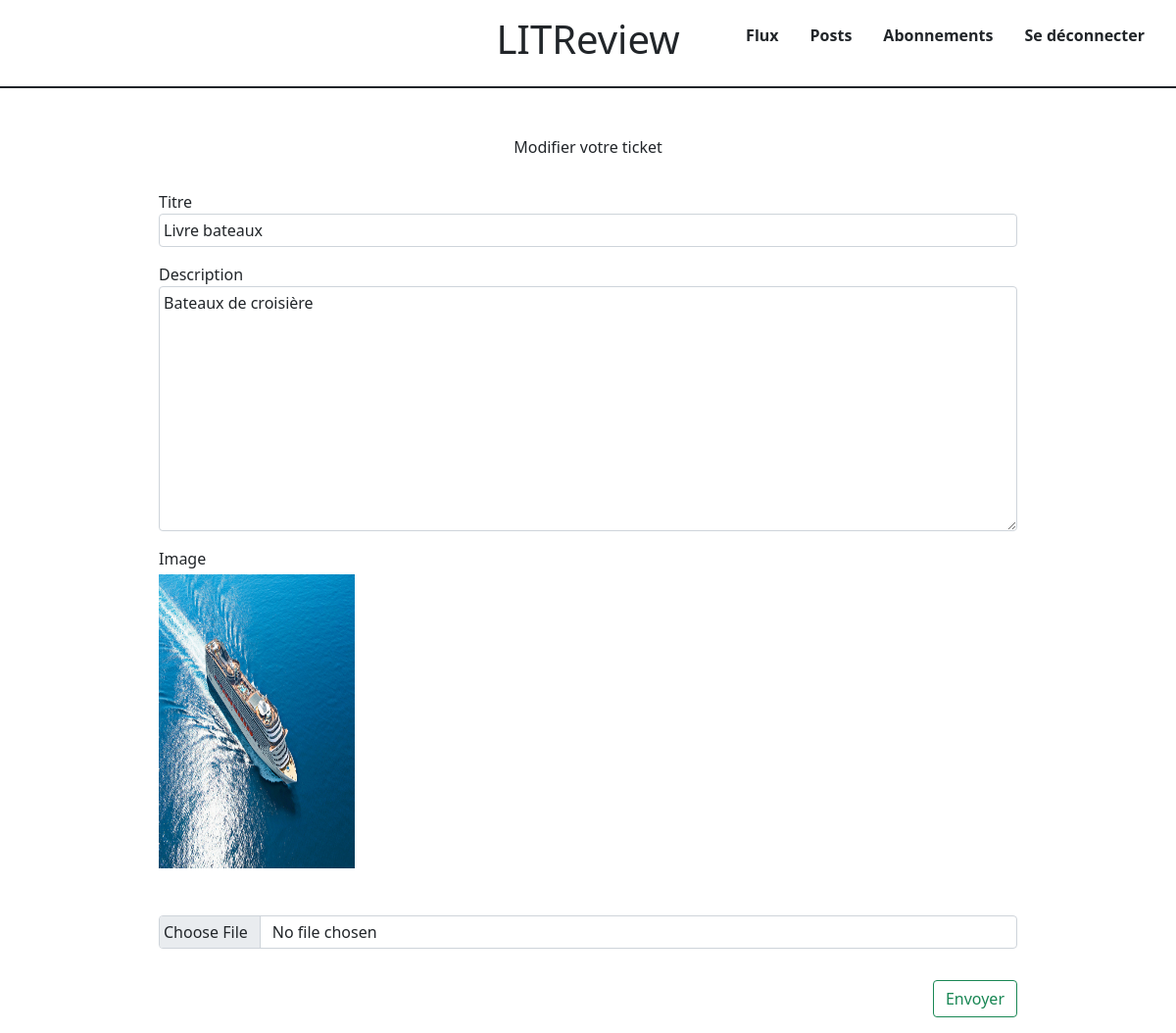
/ticket/4/update (signed in), run on an earlier commit of the app's database.
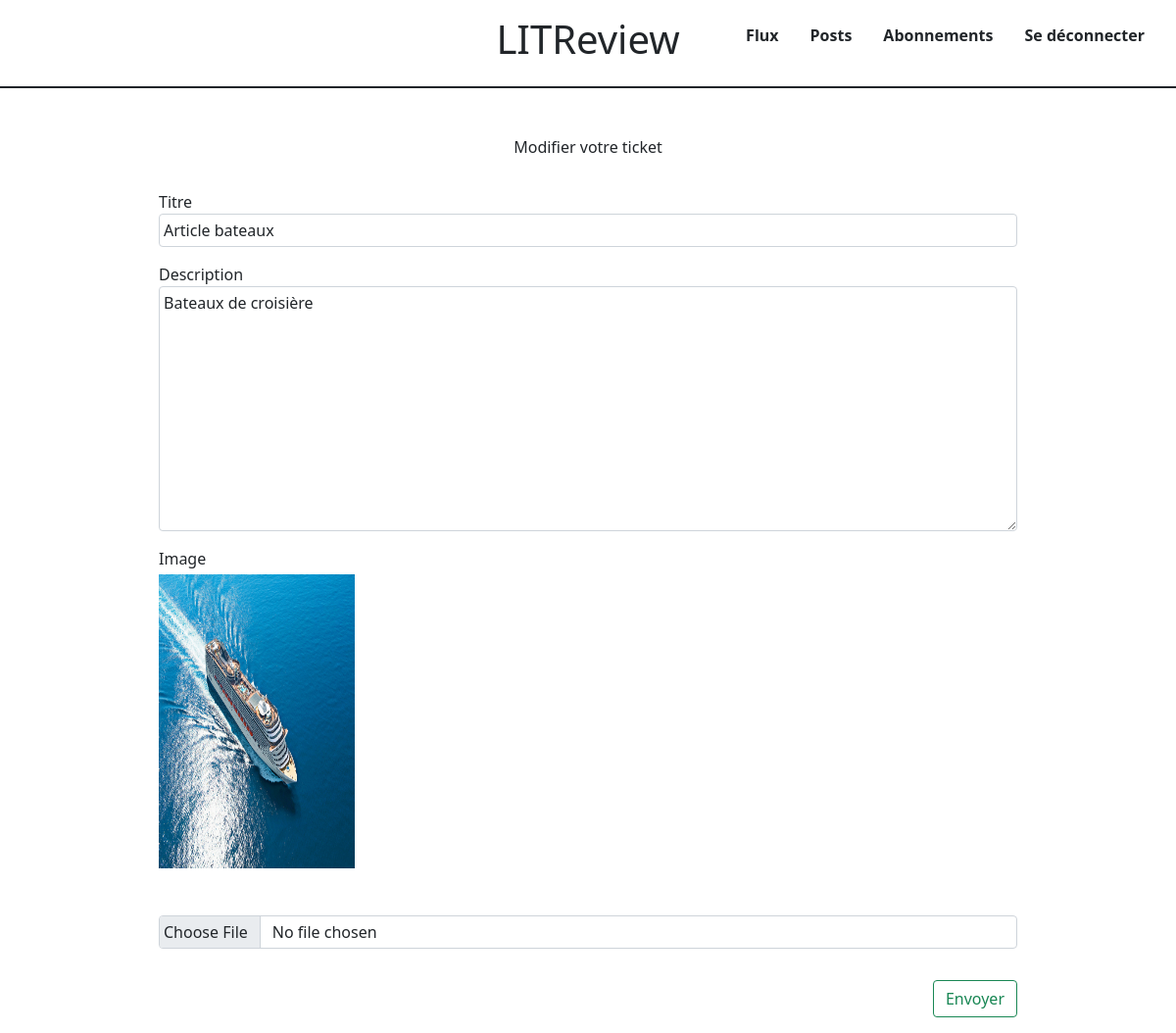
And on a later commit of the database.
### app1/models.py (models this page shows, shortened)
class Ticket(models.Model):
    title = models.CharField(max_length=128, verbose_name="Titre")
    description = models.TextField(max_length=2048, blank=True)
    user = models.ForeignKey(to=settings.AUTH_USER_MODEL, on_delete=models.CASCADE)
    image = models.ImageField(null=True, blank=True)
    time_created = models.DateTimeField(auto_now=True)
    has_review = models.BooleanField(default=False)

### app1/views.py (the view)
# urls.py: path('ticket/<int:id>/update', update_ticket, name='update_ticket'),
@login_required
def update_ticket(request, id):
    context = {}
    ticket = get_object_or_404(Ticket, id=int(id))
    context["form"] = TicketForm(instance=ticket)
    if request.method == "POST":
        update_form = TicketForm(request.POST, request.FILES, instance=ticket)
        if update_form.is_valid():
            update_form.save()
            messages.success(request, "Votre ticket est modifié.")
            return redirect("posts")
    context["ticket"] = ticket
    return render(request, "app1/update_ticket.html", context=context)

### app1/forms.py
class TicketForm(forms.ModelForm):
    image = forms.ImageField(required=False, widget=forms.FileInput)
    class Meta:
        model = Ticket
        fields = ["title", "description", "image"]

### app1/templatetags/myfilters.py (called while the page is built)
@register.filter()
def addclass(value, class_name):
    return value.as_widget(attrs={"class": class_name})

### templates/app1/update_ticket.html (shortened to what this page needs)
{% extends 'base.html' %}
{% load static %}
{% load myfilters %}
{% block content %}
    <div class="container w-75 ">
        <p class="text-center pt-5 pb-3">Modifier votre ticket</p>
        <form action="{% url 'update_ticket' ticket.id %}  " method="post" enctype="multipart/form-data"> {% csrf_token %}
            {% for field in form %}
                {{ field.label }}
                {% if field.name == 'image' %}
                    {% if ticket.image %}
                        <div class="mt-1 mb-5">
                            <img class="" width="200" height="300"
                                src="{% static 'images/media/' %}{{ ticket.image }}" alt="{{ ticket.title }}"/>
                        </div>
                    {% endif %}
                {% endif %}
            {{ field|addclass:'form-control mx-0 mb-3 p-1'}}
            {% endfor %}
            <button class="btn btn-outline-success float-end my-3" type="submit">Envoyer</button>
        </form>
    </div>
{% endblock %}

What changed in the data, as far as the page shows it:
changed Ticket "Bateaux de croisière": title "Livre bateaux" → "Article bateaux"
